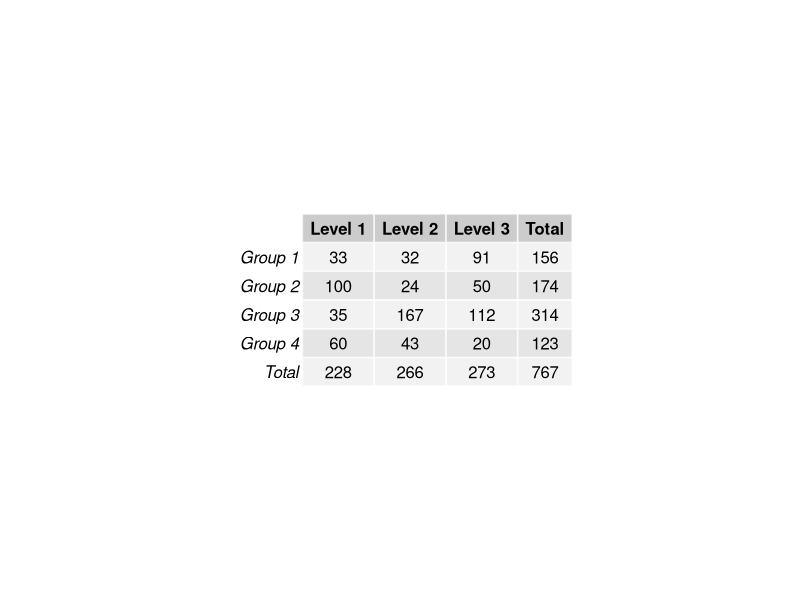
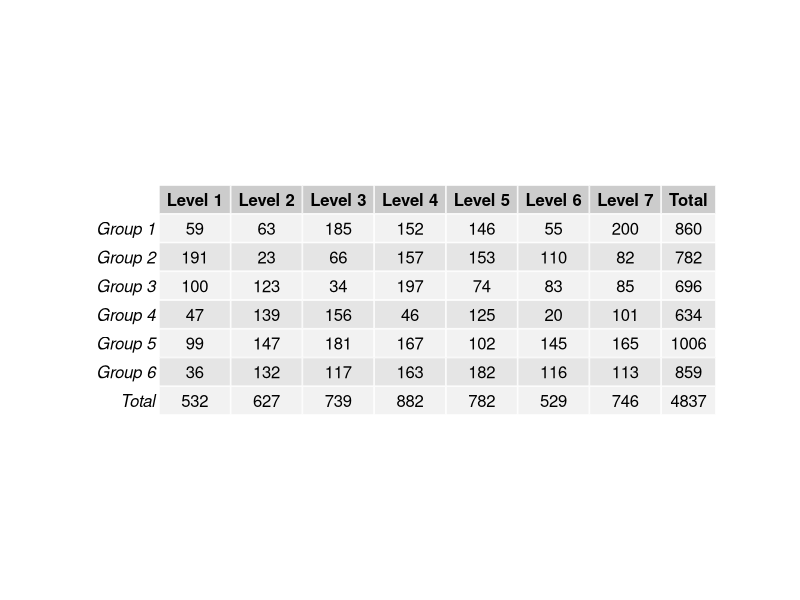
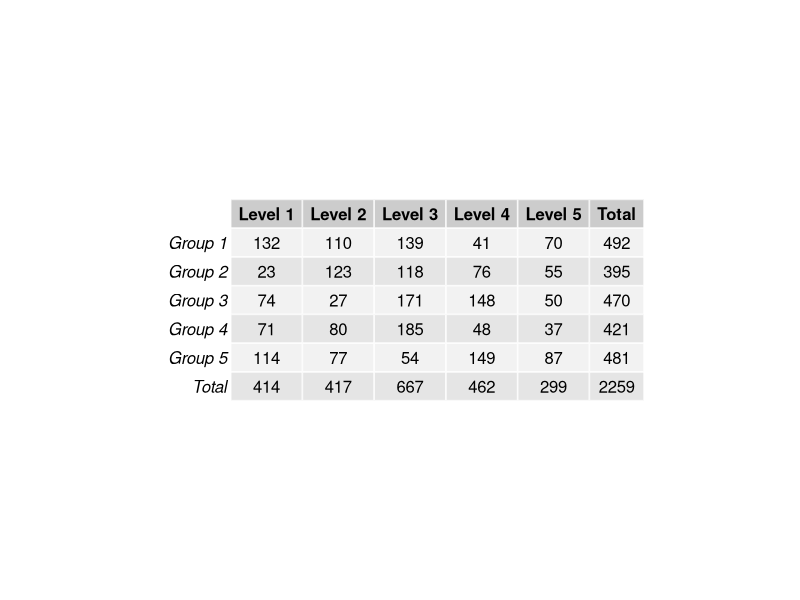
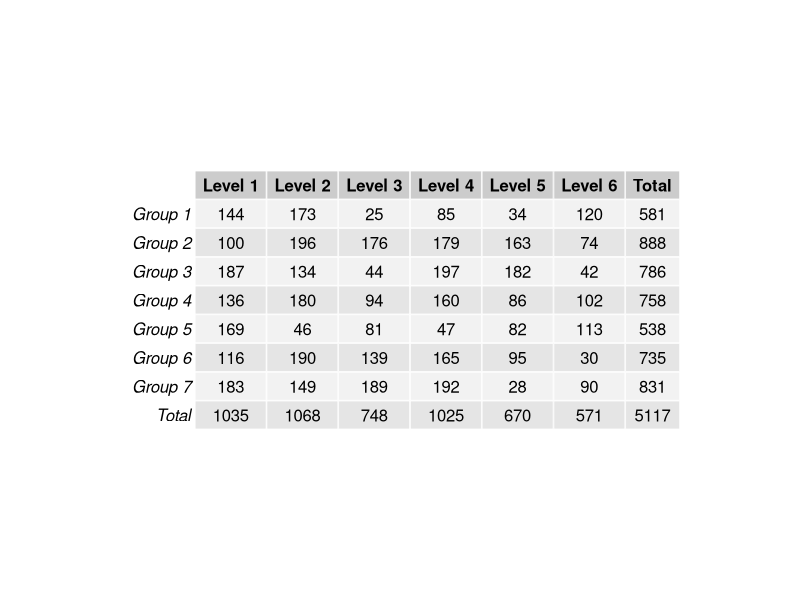
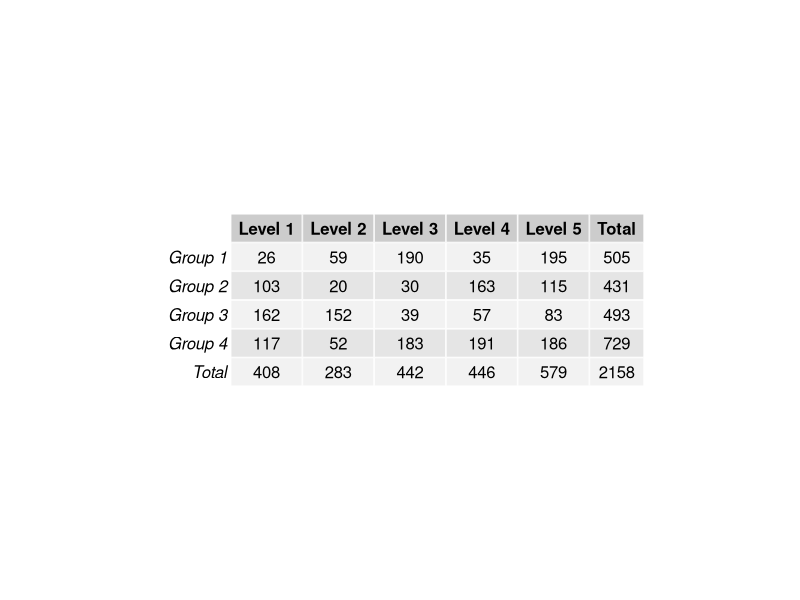
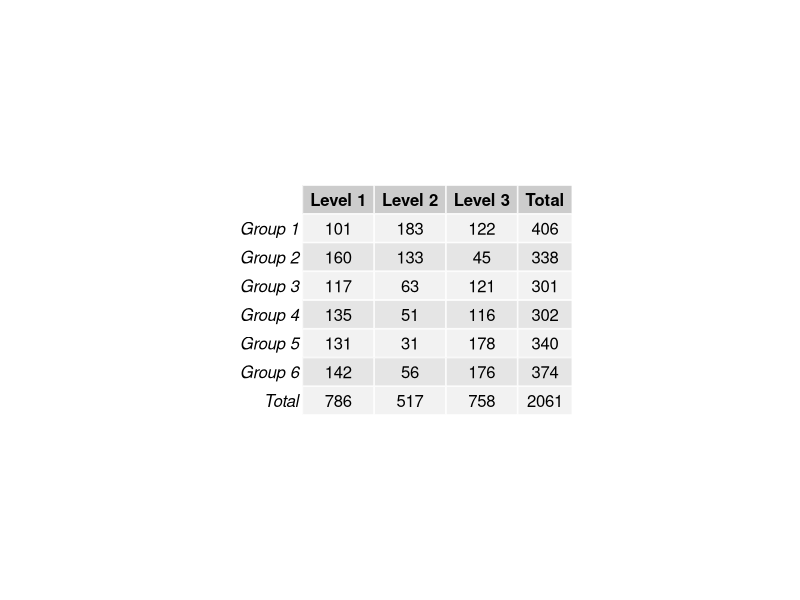
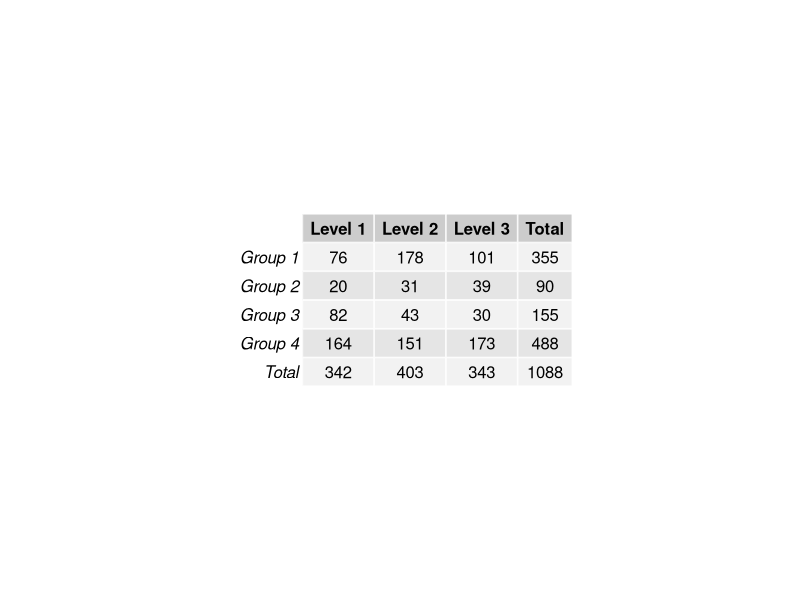
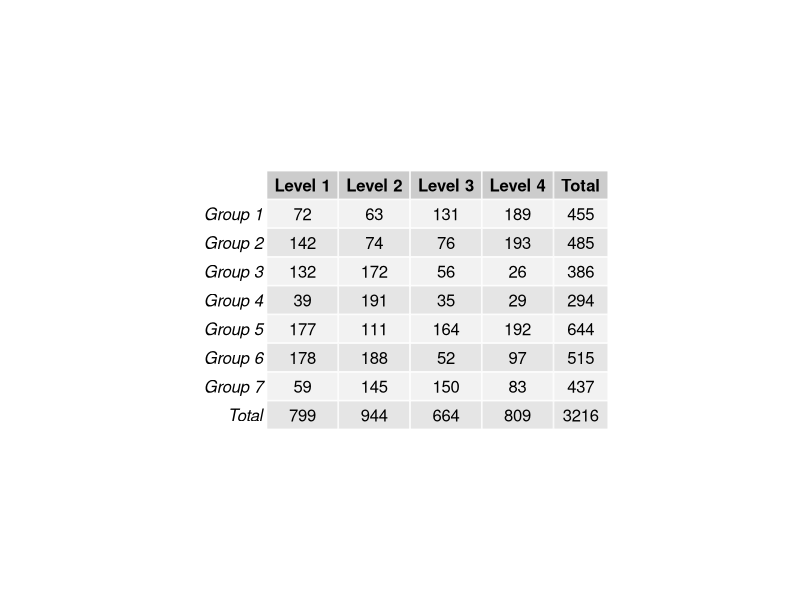

R code for these plots, in order: (Note: this script raises an error after producing the figures.)
##### ChisqMC5 #####
library(gridExtra) # the pacakge needed for this particular question to create multiple grid-level plots in a page
ChisqMC5= function(
title = "ChisqMC5", # Question-bank title that will be easily viewable in e-learning
n = 200, # Number of questions to generate
type = "MC", # The question type, one of many possible types on e-learning
answers = 5, # Number of answers per MC question
points.per.q = 4, # Number of points the question is worth (on the test)
difficulty = 1, # An easily viewable difficulty level on e-learning
quest.txt1 = "The above table contains frequency data across two categorical variables. Given that the ",
quest.txt2 = " cell's expected count is ",
quest.txt3 = ", calculate that cell's contribution to the summation in a chi square test statistic.", # The above 3 question texts are static text for the full question
digits = 2, # This is the number of decimal places to round off the data
loc.path = "/Users/josephyang/Desktop/School Stuff/STAT 1600/Course Development/Question Generators/Stat1600-QGen/ChisqMC5 images/", # This is the local path used to store any randomly generated image files
e.path = "Images/", # This is the path on e-learning used to store any above-implemented image files
hint = "You need the formula for the chi square test statistic from your chapter on chi squares. You don't need to calculate the entire chi square test statistic. Pick the closest answer.", # This is a student hint, visible to them during the exam on e-learning
feedback = "(E - O)^2/E" # This is student feedback, visible after the exam
)
{
param <- c("NewQuestion","ID","Title","QuestionText","Points","Difficulty", "Image",
           rep("Option", answers),"Hint","Feedback") # These are setting row names for the CSV file
questions <- data.frame() # This opens a data frame to store the randomly generated questions below
for(i in 1:n)
{
  ID <- paste(title, i, sep = "-") # The ID of the specific question within the bank, title + question number in the loop
  points <- sample(c(rep(0,answers-1),100),replace=F) # The proportion of points assigned to each possible answer, 1 if correct or 0 if incorrect
  corr.ind <- 7 + which.max(points) # This is the row index of the correct answer
  decis1 <- sample(3:7, size = 1) # creating the highest limit of number of groups
  decis2 <- sample(3:7, size = 1) # creating the highest limit of number of levels
  rn <- c()
  cn <- c()
  for(d in 1:decis1){rn[d] <- paste("Group", d)} # reporting the group number in the table in each row
  for(e in 1:decis2){cn[e] <- paste("Level", e)} # reporting the level number in the table in each column
  data <- matrix(sample(20:200, size = decis1*decis2), nrow = decis1, ncol = decis2,
                 dimnames = list(rn, cn)) # randomly creating the cell values in a matrix
  data <- addmargins(data, FUN = list(Total = sum), quiet = TRUE) # creating boundaries around and within the matrix to represent it as a table
  decis3 <- c(sample(1:decis1, size = 1), sample(1:decis2, size = 1)) # collecting all the group and level numbers in a vector
  data1 <- paste(rn[decis3[1]], cn[decis3[2]], sep = ", ") # randomly choosing a cell number
  data2 <- round((data[decis3[1], decis2 + 1])*(data[decis1 + 1, decis3[2]])/sum(data[-(decis1 + 1), decis2 + 1]), digits = digits) # creating the expected count of the cell
  o <- data[decis3[1], decis3[2]] # creating the observed count
  corr.ans <- round((data2 - o)^2/data2, digits = digits) # This is the correct answer to the question 
  up.min <- corr.ans + .3 # This is the minimum value for incorrect answers above the correct answer
  down.max <- corr.ans - .3 # This is the maximum value for incorrect answers below the correct answer
  ans.txt <- sample(if(corr.ans <= 10){seq(up.min, up.min + 10, 10^-digits)}
                    else{if(corr.ans >= 40){seq(down.max - 20, down.max, 10^-digits)}
                      else{c(seq(down.max - 10, down.max, 10^-digits),
                             seq(up.min, up.min + 20, 10^-digits))}},
                    size = answers) # These are randomly generated incorrect answers.
  content <- c(type, ID, ID, paste(quest.txt1, data1, quest.txt2, data2, quest.txt3, sep = ""),
               points.per.q, difficulty, paste(e.path, paste(title, i, sep = "-"), ".jpeg", sep = ""),
               points, hint, feedback) # This is collecting a lot of the above information into a single vector
  options <- c(rep("",7), ans.txt, rep("",2)) # This is collecting the incorrect answers above, and indexing them correctly by row
  options[corr.ind] <- corr.ans # This is imputing the correct answer at the appropriate row index
  questions[(1+(9+answers)*i):((9+answers)*(i+1)),1] <- param # This is indexing and storing all the row names
  questions[(1+(9+answers)*i):((9+answers)*(i+1)),2] <- content # Indexing and storing all the content
  questions[(1+(9+answers)*i):((9+answers)*(i+1)),3] <- options # Indexing and storing the answers, both incorrect and correct
  jpeg(filename=paste(loc.path, paste(title, i, sep = "-"), ".jpeg", sep = ""),
       height = 25*nrow(data), width = 65*ncol(data)) # creating the image files in the designated place
  p <- tableGrob(data) # Creating the summary statistics for the graphical item
  grid.arrange(p) # arranging all the summary statistics for the graphical items in one location
  dev.off()
}
questions <- questions[((10+answers)):((9+answers)*(n+1)),] # Storing only what's needed for e-learning upload as a CSV file
write.table(questions, sep=",", file=paste(title, ".csv", sep = ""),
            row.names=F, col.names=F) # Writing the CSV file
}

ChisqMC5() # creating the csv file